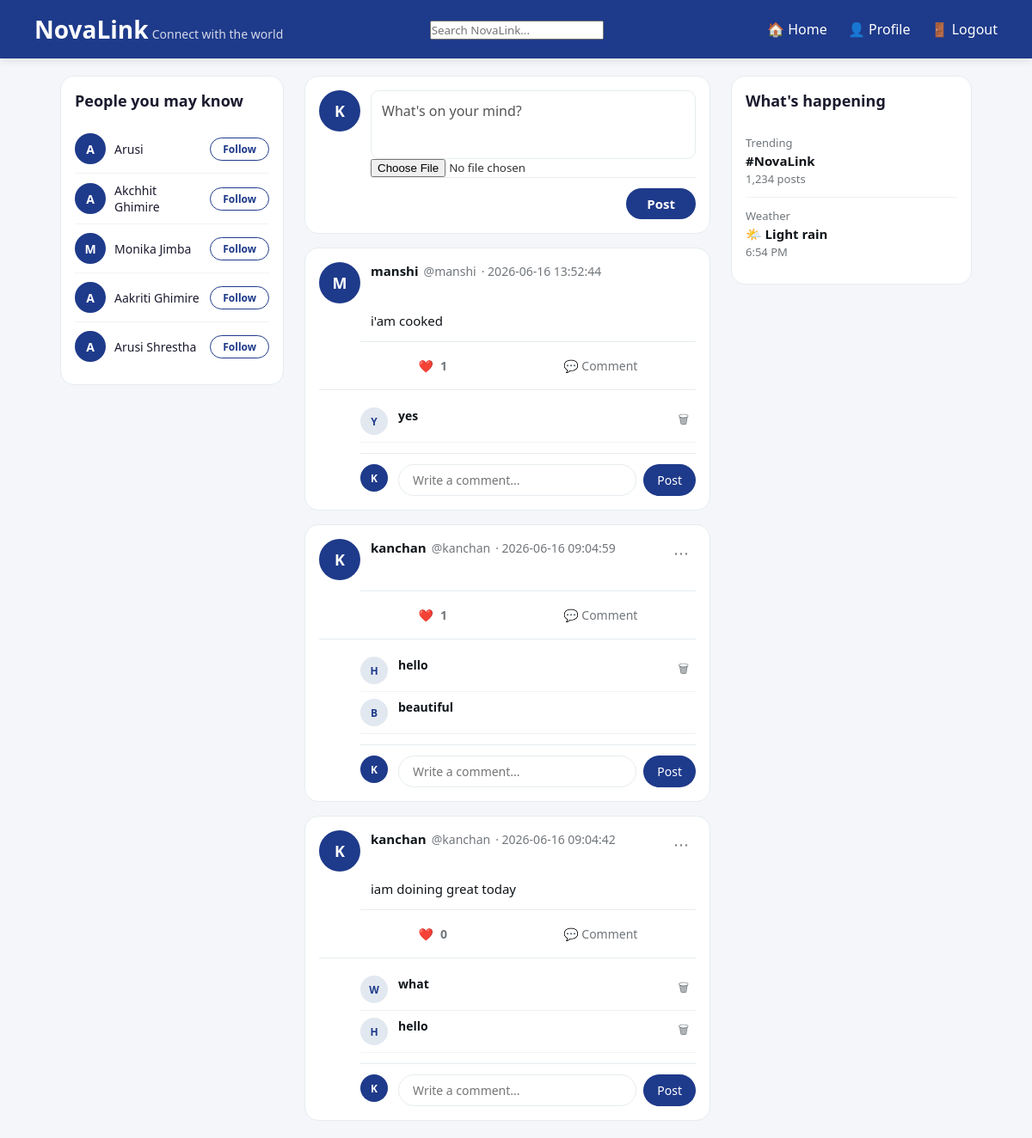
The app's page /feed (signed in) with its own data.
### tables this page shows
CREATE TABLE users(
    id INTEGER PRIMARY KEY AUTOINCREMENT,
    username TEXT NOT NULL,
    email TEXT UNIQUE,
    password TEXT
);

CREATE TABLE posts(
    id INTEGER PRIMARY KEY AUTOINCREMENT,
    user_id INTEGER,
    content TEXT,
    created_at TIMESTAMP DEFAULT CURRENT_TIMESTAMP
, image TEXT);

CREATE TABLE comments(
    id INTEGER PRIMARY KEY AUTOINCREMENT,
    post_id INTEGER,
    user_id INTEGER,
    comment TEXT,
    created_at TIMESTAMP DEFAULT CURRENT_TIMESTAMP
);

### app.py (the view)
@app.route("/feed")
def feed():
    if "user_id" not in session:
        return redirect("/login")
    conn = sqlite3.connect("database.db")
    cursor = conn.cursor()
    cursor.execute("""
SELECT
    users.username,
    posts.content,
    posts.id,
    (
        SELECT COUNT(*) FROM likes
        WHERE post_id = posts.id
    ) AS likes,
    posts.created_at,
    posts.image
FROM posts
JOIN users ON posts.user_id = users.id
WHERE posts.user_id = ?
OR posts.user_id IN (
    SELECT following_id
    FROM followers
    WHERE follower_id = ?
)
ORDER BY posts.id DESC
""", (session["user_id"], session["user_id"]))
    posts = cursor.fetchall()
    cursor.execute(""" SELECT id, post_id, user_id, comment FROM comments ORDER BY id ASC """)
    comments = cursor.fetchall()
    cursor.execute("""
    SELECT id, username
    FROM users
    WHERE id != ?
    AND id NOT IN (
        SELECT following_id FROM followers WHERE follower_id = ?
    )
    LIMIT 5
    """, (session["user_id"], session["user_id"]))
    suggested_users = cursor.fetchall()
    conn.close()
    return render_template(
        "feed.html",
        username=session["username"],
        posts=posts,
        comments=comments,
        suggested_users=suggested_users
    )

### app.py (called while the page is built)
@app.before_request
def before_request():
    print("➡ Request:", request.method, request.path)

### templates/feed.html (shortened to what this page needs)
<!DOCTYPE html>
<html>
<head>
    <link rel="stylesheet" href="/static/style.css">
</head>
<body>
<nav class="navbar">
    <div>
        <span class="logo">NovaLink</span>
        <span class="tagline">Connect with the world</span>
    </div>
    <div>
        <form action="/search" method="GET">
            <input type="text" name="q" placeholder="Search NovaLink...">
        </form>
    </div>
    <div class="nav-links">
        <a href="/feed">🏠 Home</a>
        <a href="/profile/{{ session['username'] }}">👤 Profile</a>
        <a href="/logout">🚪 Logout</a>
    </div>
</nav>
<div class="feed-container">
    <aside class="sidebar">
        <div class="sidebar-title">People you may know</div>
        {% for user in suggested_users %}
        <div class="sidebar-user">
            <div class="avatar">
                {{ user[1][0]|upper }}
            </div>
            <a href="/profile/{{ user[1] }}" class="sidebar-user-name">
                {{ user[1] }}
            </a>
            <a href="/follow/{{ user[0] }}">
                <button>Follow</button>
            </a>
        </div>
        {% endfor %}
    </aside>
    <div class="feed-main">
        <div class="create-post">
            <div class="create-post-header">
                <div class="avatar">
                    {{ session['username'][0]|upper if session['username'] else '?' }}
                </div>
                <form method="POST"
      action="/create_post"
      enctype="multipart/form-data">
<textarea
    name="content"
    placeholder="What's on your mind?"></textarea>
    <input
        type="file"
        name="image"
        accept="image/*">
    <div class="create-post-actions">
        <button type="submit">Post</button>
    </div>
</form>
            </div>
        </div>
        {% for post in posts %}
        <div class="post">
            <div class="post-header">
                <div class="avatar">
                    {{ post[0][0]|upper }}
                </div>
                <div class="post-user-info">
                    <div class="post-user-details">
                        <a href="/profile/{{ post[0] }}" class="post-user">
                            {{ post[0] }}
                        </a>
                        <span class="post-username">@{{ post[0] }}</span>
                        <span class="post-timestamp">· {{ post[4] if post[4] else 'Just now' }}</span>
                    </div>
                    {% if post[0] == session['username'] %}
                    <div class="menu-wrapper">
                        <button class="menu-btn">⋯</button>
                    </div>
                    {% endif %}
                </div>
            </div>
            {% if post[1] %}
            <div class="post-content">
                {{ post[1] }}
            </div>
            {% endif %}
            <div class="post-actions">
                <a class="like-btn" href="/like/{{ post[2] }}">
                    ❤️ <span class="like-count">{{ post[3] }}</span>
                </a>
                <button onclick="toggleComments('{{ post[2] }}')">💬 Comment</button>
            </div>
            <div class="comments-section" id="comments-{{ post[2] }}">
                {% for comment in comments %}
                    {% if comment[1] == post[2] %}
                    <div class="comment" data-comment-id="{{ comment[0] }}">
                        <div class="comment-avatar">
                            {{ comment[3][0]|upper if comment[3] else '?' }}
                        </div>
                        <div class="comment-body">
                            <div class="comment-username">{{ comment[3] }}</div>
                        </div>
                        {% if comment[2] == session['user_id'] %}
                        <button onclick="deleteComment('{{ comment[0] }}')" class="comment-delete">
                            🗑
                        </button>
                        {% endif %}
                    </div>
                    {% endif %}
                {% endfor %}
                <div class="comment-input">
                    <div class="avatar-sm">
                        {{ session['username'][0]|upper if session['username'] else '?' }}
                    </div>
                    <form method="POST" action="/comment">
                        <input type="text" name="comment" placeholder="Write a comment..." required>
                        <button type="submit">Post</button>
                    </form>
                </div>
            </div>
        </div>
        {% endfor %}
    </div>
    <aside class="right-sidebar">
        <div class="trending-card">
            <div class="sidebar-title">What's happening</div>
            <div class="trending-item">
                <span class="trending-category">Trending</span>
                <span class="trending-title">#NovaLink</span>
                <span class="trending-count">1,234 posts</span>
            </div>
            <div class="trending-item">
                <span class="trending-category">Weather</span>
                <span class="trending-title">🌤️ Light rain</span>
                <span class="trending-count">6:54 PM</span>
            </div>
        </div>
    </aside>
</div>
</body>
</html>

### records on screen
users: username "A", username "Arusi"
users: username "A", username "Akchhit Ghimire"
users: username "M", username "Monika Jimba"
users: username "A", username "Aakriti Ghimire"
users: username "A", username "Arusi Shrestha"
posts: username "M", username "manshi", created_at "2026-06-16 13:52:44", content "i'am cooked", post "1", session "K"
comments: comment "Y", comment "yes"
posts: username "K", username "kanchan", created_at "2026-06-16 09:04:59", post "1", session "K"
comments: comment "H", comment "hello"
comments: comment "B", comment "beautiful"
posts: username "K", username "kanchan", created_at "2026-06-16 09:04:42", content "iam doining great today", post "0", session "K"
comments: comment "W", comment "what"
comments: comment "H", comment "hello"

### other values on screen
{{ session['username'][0]|upper if session['username'] else '?' }} "K"
